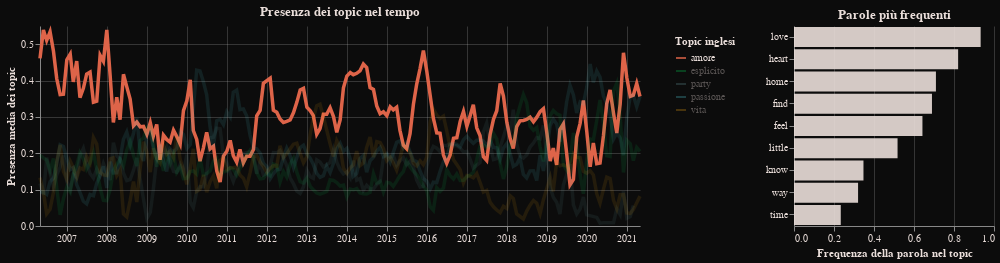

The notebook cell this image was saved under:
### Code cell
selection = alt.selection_multi(
    fields=['topic'], 
    bind='legend',
    init=[{"topic": "amore"}]
) #selettore

lines = alt.Chart(total).mark_line(
    strokeWidth=3.5
).encode(
    x=alt.X("yearmonth(date_chart):T", 
            title=None, 
            axis=alt.Axis(format="%Y")),
    y=alt.Y("proportion:Q", title="Presenza media dei topic"),
    color=alt.Color("topic:N", scale=color_scheme, 
                    legend=alt.Legend(title="Topic inglesi")),
    opacity=alt.condition(selection, alt.value(1), alt.value(0.1))
).add_selection(
    selection
).properties(
    title="Presenza dei topic nel tempo",
    width=600,
    height=200,
)

bars = alt.Chart(lda_out).mark_bar(
    tooltip=True,
    color=FG,
    opacity=0.9
).encode(
    x=alt.X('mean(F_T):Q', title="Frequenza della parola nel topic"),
    y=alt.Y('Term:N', sort="-x", title=None),
).transform_filter(
    selection
).transform_window(
    rank='rank(Freq)',
    sort=[alt.SortField('Freq', order='descending')]
).transform_filter(
    (alt.datum.rank < 10)
).properties(
    title="Parole più frequenti",
    width=200,
    height=200,
)


concat = alt.hconcat(lines,bars).resolve_legend(
    color="independent",
    size="independent"
).configure(
    background=BG
).configure_axis(
    labelColor=FG,
    gridOpacity=0.2,
    titleColor=FG
).configure_legend(
    padding=10,
    cornerRadius=10,
    labelColor=FG,
    titleColor=FG,
    titleFontWeight="bold",
    columns=1,
).configure_title(
    color=FG
).configure_view(
    strokeOpacity=0
).properties(
    autosize=alt.AutoSizeParams(resize=True)
)

concat.save('/content/drive/Shareddrives/progettone_gruppo_5/'
            'grafici per sito/lda_ENG.html', embed_options={'actions': False})
concat

### Figure 1 — Vega-Lite specification as saved in the notebook (floating-point values rounded to 4 significant figures; data arrays with more than 128 entries replaced by an {"elided": "..."} marker saying what was removed)
{"config": {"view": {"continuousWidth": 400, "continuousHeight": 300, "strokeOpacity": 0}, "axis": {"gridOpacity": 0.2, "labelColor": "#eadeda", "titleColor": "#eadeda"}, "background": "#0c0c0c", "legend": {"columns": 1, "cornerRadius": 10, "labelColor": "#eadeda", "padding": 10, "titleColor": "#eadeda", "titleFontWeight": "bold"}, "title": {"color": "#eadeda"}}, "hconcat": [{"data": {"name": "data-f24ece5f43207d5ad848adbdc43ef455"}, "mark": {"type": "line", "strokeWidth": 3.5}, "encoding": {"color": {"type": "nominal", "field": "topic", "legend": {"title": "Topic inglesi"}, "scale": {"range": ["#DE6449", "#00D856", "#66999B", "#52D1DC", "#F3A712"]}}, "opacity": {"condition": {"value": 1, "selection": "selector002"}, "value": 0.1}, "x": {"type": "temporal", "axis": {"format": "%Y"}, "field": "date_chart", "timeUnit": "yearmonth", "title": null}, "y": {"type": "quantitative", "field": "proportion", "title": "Presenza media dei topic"}}, "height": 200, "selection": {"selector002": {"type": "multi", "fields": ["topic"], "bind": "legend", "init": [{"topic": "amore"}]}}, "title": "Presenza dei topic nel tempo", "width": 600}, {"data": {"name": "data-a244c7d3f58d6bb76147978723891a77"}, "mark": {"type": "bar", "color": "#eadeda", "opacity": 0.9, "tooltip": true}, "encoding": {"x": {"type": "quantitative", "aggregate": "mean", "field": "F_T", "title": "Frequenza della parola nel topic"}, "y": {"type": "nominal", "field": "Term", "sort": "-x", "title": null}}, "height": 200, "title": "Parole più frequenti", "transform": [{"filter": {"selection": "selector002"}}, {"window": [{"op": "rank", "field": "Freq", "as": "rank"}], "sort": [{"field": "Freq", "order": "descending"}]}, {"filter": "(datum.rank < 10)"}], "width": 200}], "autosize": {"resize": true}, "resolve": {"legend": {"color": "independent", "size": "independent"}}, "$schema": "https://vega.github.io/schema/vega-lite/v4.8.1.json", "datasets": {"data-f24ece5f43207d5ad848adbdc43ef455": {"elided": "898 records"}, "data-a244c7d3f58d6bb76147978723891a77": {"elided": "231 records"}}}
